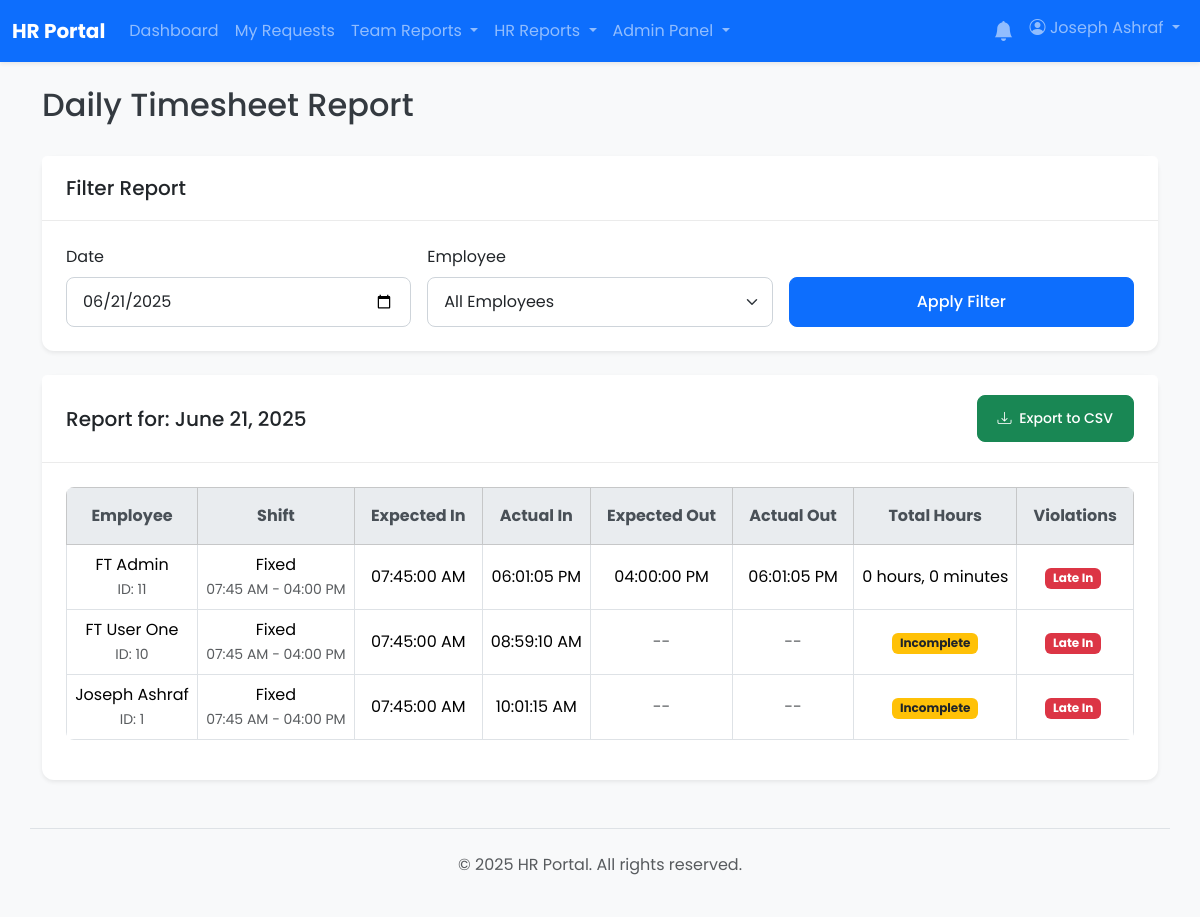
The page /reports/timesheet.php (signed in) on the database its author committed.
### tables this page shows
CREATE TABLE `users` (
  `id` int(11) NOT NULL,
  `employee_code` varchar(50) DEFAULT NULL,
  `full_name` varchar(255) NOT NULL,
  `email` varchar(255) NOT NULL,
  `password` varchar(255) NOT NULL,
  `role` enum('user','manager','hr','hr_manager','admin') NOT NULL DEFAULT 'user',
  `shift_id` int(11) DEFAULT NULL,
  `department_id` int(11) DEFAULT NULL,
  `direct_manager_id` int(11) DEFAULT NULL,
  `is_active` tinyint(1) NOT NULL DEFAULT 1,
  `must_change_password` tinyint(1) NOT NULL DEFAULT 0,
  `created_at` timestamp NOT NULL DEFAULT current_timestamp(),
  `updated_at` timestamp NOT NULL DEFAULT current_timestamp() ON UPDATE current_timestamp(),
  `manager_id` int(11) DEFAULT NULL
);

CREATE TABLE `shifts` (
  `id` int(11) NOT NULL,
  `shift_name` varchar(100) NOT NULL,
  `start_time` time NOT NULL,
  `end_time` time NOT NULL,
  `grace_period_in` int(11) DEFAULT 0 COMMENT 'Minutes allowed to be late',
  `grace_period_out` int(11) DEFAULT 0 COMMENT 'Minutes allowed to leave early',
  `break_start_time` time DEFAULT NULL,
  `break_end_time` time DEFAULT NULL,
  `is_night_shift` tinyint(1) DEFAULT 0 COMMENT 'TRUE if shift crosses midnight',
  `created_at` timestamp NOT NULL DEFAULT current_timestamp(),
  `updated_at` timestamp NOT NULL DEFAULT current_timestamp() ON UPDATE current_timestamp(),
  `grace_in_minutes` int(11) NOT NULL DEFAULT 0,
  `grace_out_minutes` int(11) NOT NULL DEFAULT 0
);

### reports/timesheet.php (the view, shortened to what this page needs)
<?php
require_once __DIR__ . '/../app/bootstrap.php';
$filter_date = $_GET['filter_date'] ?? date('Y-m-d');
$params = [':filter_date' => $filter_date];
$where_clauses = ["DATE(al.punch_time) = :filter_date"];
$where_sql = "WHERE " . implode(' AND ', $where_clauses);
$sql = "
    SELECT
        u.id as user_id,
        u.full_name,
        u.employee_code,
        DATE(al.punch_time) as attendance_date,
        s.shift_name,
        s.start_time AS shift_start_time,
        s.end_time AS shift_end_time,
        s.is_night_shift,
        s.grace_period_in,
        s.grace_period_out,
        MIN(CASE WHEN al.punch_state IN (0, 4) THEN al.punch_time END) as first_in,
        MAX(CASE WHEN al.punch_state IN (1, 5) THEN al.punch_time END) as last_out,
        -- Corrected syntax for GROUP_CONCAT with ORDER BY inside it
        SUBSTRING_INDEX(GROUP_CONCAT(CASE WHEN al.punch_state IN (0,4) THEN al.expected_in END ORDER BY al.punch_time ASC SEPARATOR ','), ',', 1) as expected_first_in,
        SUBSTRING_INDEX(GROUP_CONCAT(CASE WHEN al.punch_state IN (1,5) THEN al.expected_out END ORDER BY al.punch_time DESC SEPARATOR ','), ',', 1) as expected_last_out,
        GROUP_CONCAT(DISTINCT al.violation_type ORDER BY al.violation_type ASC SEPARATOR ', ') as daily_violations
    FROM
        attendance_logs al
    JOIN
        users u ON al.employee_code = u.employee_code
    LEFT JOIN
        shifts s ON u.shift_id = s.id
    {$where_sql}
    GROUP BY
        u.id, u.full_name, u.employee_code, attendance_date, s.shift_name, s.start_time, s.end_time, s.is_night_shift, s.grace_period_in, s.grace_period_out
    ORDER BY
        u.full_name ASC
";
$stmt = $pdo->prepare($sql);
$stmt->execute($params);
$timesheet_data = $stmt->fetchAll(PDO::FETCH_ASSOC);
include __DIR__ . '/../app/templates/header.php';
?>
<div class="d-flex justify-content-between align-items-center mb-4">
    <h1 class="h2">Daily Timesheet Report</h1>
</div>
<div class="card shadow-sm mb-4">
    <div class="card-header"><h2 class="h5 mb-0">Filter Report</h2></div>
    <div class="card-body">
        <form action="timesheet.php" method="GET" class="row g-3">
            <div class="col-md-4">
                <label for="filter_date" class="form-label">Date</label>
                <input type="date" class="form-control" id="filter_date" name="filter_date" value="<?= htmlspecialchars($filter_date) ?>">
            </div>
            <div class="col-md-4">
                <label for="user_id" class="form-label">Employee</label>
                <select class="form-select" id="user_id" name="user_id">
                    <option value="">All Employees</option>
                </select>
            </div>
            <div class="col-md-4 d-flex align-items-end">
                <button type="submit" class="btn btn-primary w-100">Apply Filter</button>
            </div>
        </form>
    </div>
</div>
<div class="card shadow-sm">
    <div class="card-header d-flex justify-content-between align-items-center">
        <h2 class="h5 mb-0">Report for: <?= htmlspecialchars(date('F j, Y', strtotime($filter_date))) ?></h2>
        <a href="?<?= http_build_query(array_merge($_GET, ['export' => 'csv'])) ?>" class="btn btn-sm btn-success">
            <i class="bi bi-download me-1"></i> Export to CSV
        </a>
    </div>
    <div class="card-body">
        <div class="table-responsive">
            <table class="table table-bordered table-hover">
                <thead class="table-light text-center">
                    <tr>
                        <th>Employee</th>
                        <th>Shift</th>
                        <th>Expected In</th>
                        <th>Actual In</th>
                        <th>Expected Out</th>
                        <th>Actual Out</th>
                        <th>Total Hours</th>
                        <th>Violations</th>
                    </tr>
                </thead>
                <tbody class="text-center">
                    <?php if (empty($timesheet_data)): ?>
                        <tr><td colspan="8" class="text-center text-muted p-4">No attendance data found for the selected criteria.</td></tr>
                    <?php else: ?>
                        <?php foreach ($timesheet_data as $row): ?>
                            <tr>
                                <td>
                                    <?= htmlspecialchars($row['full_name']) ?><br>
                                    <small class="text-muted">ID: <?= htmlspecialchars($row['employee_code']) ?></small>
                                </td>
                                <td>
                                    <?= htmlspecialchars($row['shift_name'] ?? 'N/A') ?>
                                    <?php if (isset($row['shift_start_time']) && isset($row['shift_end_time'])): ?>
                                        <br><small class="text-muted"><?= htmlspecialchars(date('h:i A', strtotime($row['shift_start_time']))) ?> - <?= htmlspecialchars(date('h:i A', strtotime($row['shift_end_time']))) ?></small>
                                    <?php endif; ?>
                                </td>
                                <td class="align-middle">
                                    <?= $row['expected_first_in'] ? date('h:i:s A', strtotime($row['expected_first_in'])) : '<span class="text-muted">--</span>' ?>
                                </td>
                                <td class="align-middle">
                                    <?= $row['first_in'] ? date('h:i:s A', strtotime($row['first_in'])) : '<span class="text-muted">--</span>' ?>
                                </td>
                                <td class="align-middle">
                                    <?= $row['expected_last_out'] ? date('h:i:s A', strtotime($row['expected_last_out'])) : '<span class="text-muted">--</span>' ?>
                                </td>
                                <td class="align-middle">
                                    <?= $row['last_out'] ? date('h:i:s A', strtotime($row['last_out'])) : '<span class="text-muted">--</span>' ?>
                                </td>
                                <td class="align-middle">
                                    <?php
                                    if ($row['first_in'] && $row['last_out']) {
                                        $first_in_dt = new DateTime($row['first_in']);
                                        $last_out_dt = new DateTime($row['last_out']);
                                        $interval = $first_in_dt->diff($last_out_dt);
                                        echo $interval->format('%h hours, %i minutes');
                                    } else {
                                        echo '<span class="badge bg-warning text-dark">Incomplete</span>';
                                    }
                                    ?>
                                </td>
                                <td class="align-middle">
                                    <?php if (!empty($row['daily_violations'])): ?>
                                        <?php
                                        $violations = explode(', ', $row['daily_violations']);
                                        foreach ($violations as $violation):
                                            $badge_class = 'bg-danger';
                                            echo '<span class="badge ' . $badge_class . ' me-1">' . htmlspecialchars(ucwords(str_replace('_', ' ', $violation))) . '</span>';
                                        endforeach;
                                        ?>
                                    <?php else: ?>
                                        <span class="badge bg-success">None</span>
                                    <?php endif; ?>
                                </td>
                            </tr>
                        <?php endforeach; ?>
                    <?php endif; ?>
                </tbody>
            </table>
        </div>
    </div>
</div>
<?php
include __DIR__ . '/../app/templates/footer.php';
?>

### css/style.css (style rules this page uses)
* { box-sizing: border-box; }
html, body { height: 100%; margin: 0; padding: 0; }
body { font-family: 'Poppins', sans-serif; background-color: #f0f2f5; color: #343a40; }
a { color: #007bff; text-decoration: none; transition: color 0.2s ease-in-out; }
.card { border: none; border-radius: 0.75rem; box-shadow: 0 4px 12px rgba(0, 0, 0, 0.08); }
.card-header { background-color: #ffffff; border-bottom: 1px solid rgba(0, 0, 0, 0.08); font-weight: 600; padding: 1.25rem 1.5rem; border-top-left-radius: 0.75rem; border-top-right-radius: 0.75rem; }
.card-body { padding: 1.5rem; }
.form-control, .form-select { border-radius: 0.5rem; border: 1px solid #ced4da; padding: 0.75rem 1rem; }
.btn { border-radius: 0.5rem; font-weight: 500; padding: 0.75rem 1.25rem; }
.table { border-radius: 0.5rem; overflow: hidden; }
.table thead th { background-color: #e9ecef; color: #495057; border-bottom: none; padding: 1rem; }

### rows shown on the page
users: full_name "FT Admin", employee_code "11", shift.shift_name "Fixed", shift.start_time "07:45 AM", shift.end_time "04:00 PM", expected_first_in "07:45:00 AM", first_in "06:01:05 PM", expected_last_out "04:00:00 PM", last_out "06:01:05 PM", format "0 hours, 0 minutes", violation "Late In"
users: full_name "FT User One", employee_code "10", shift.shift_name "Fixed", shift.start_time "07:45 AM", shift.end_time "04:00 PM", expected_first_in "07:45:00 AM", first_in "08:59:10 AM", shows "Incomplete", violation "Late In"
users: full_name "Joseph Ashraf", employee_code "1", shift.shift_name "Fixed", shift.start_time "07:45 AM", shift.end_time "04:00 PM", expected_first_in "07:45:00 AM", first_in "10:01:15 AM", shows "Incomplete", violation "Late In"

### other values the page prints
SITE_NAME "HR Portal"
$_SESSION['full_name'] "Joseph Ashraf"
date('F j, Y', strtotime($filter_date)) "June 21, 2025"
